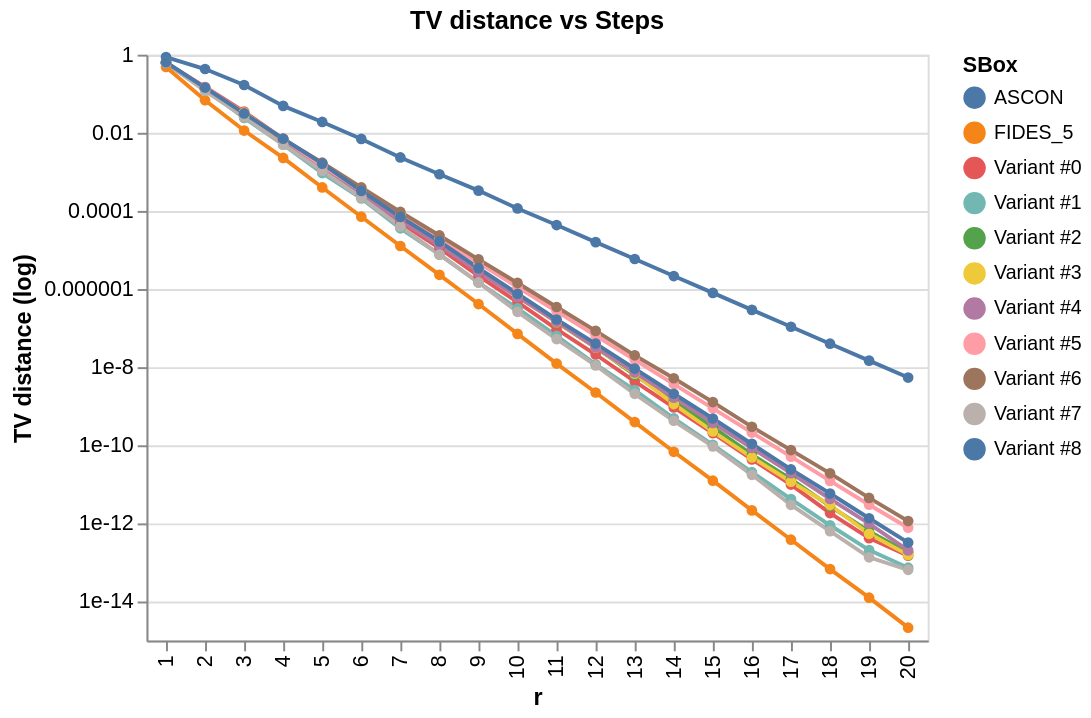

The code cell stored with this chart in its notebook:
### Code cell
compare_with_altair(specs, log_scale=1)

### Figure 1 — Vega-Lite specification as saved in the notebook (floating-point values rounded to 4 significant figures; data arrays with more than 128 entries replaced by an {"elided": "..."} marker saying what was removed)
{"config": {"view": {"continuousWidth": 300, "continuousHeight": 300}, "axis": {"labelFontSize": 11, "titleFontSize": 12}, "title": {"fontSize": 13}}, "data": {"name": "data-c4ed61beddb1b75352ea912fe41b831f"}, "mark": {"type": "line", "point": true}, "encoding": {"color": {"field": "SBox", "type": "nominal"}, "x": {"field": "r", "title": "r", "type": "ordinal"}, "y": {"field": "TV distance", "scale": {"type": "log"}, "title": "TV distance (log)", "type": "quantitative"}}, "height": 300, "title": "TV distance vs Steps", "width": 400, "$schema": "https://vega.github.io/schema/vega-lite/v5.8.0.json", "datasets": {"data-c4ed61beddb1b75352ea912fe41b831f": {"elided": "220 records"}}}
